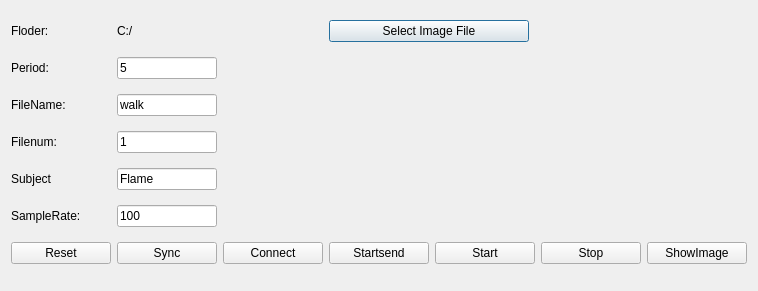
<?xml version="1.0" encoding="UTF-8"?>
<ui version="4.0">
 <class>Dialog</class>
 <widget class="QDialog" name="Dialog">
  <property name="geometry">
   <rect>
    <x>0</x>
    <y>0</y>
    <width>756</width>
    <height>291</height>
   </rect>
  </property>
  <property name="windowTitle">
   <string>Imu DAQ Programer</string>
  </property>
  <layout class="QGridLayout" name="gridLayout">
   <item row="0" column="0">
    <widget class="QLabel" name="label_7">
     <property name="minimumSize">
      <size>
       <width>100</width>
       <height>0</height>
      </size>
     </property>
     <property name="maximumSize">
      <size>
       <width>50</width>
       <height>16777215</height>
      </size>
     </property>
     <property name="text">
      <string>Floder:</string>
     </property>
    </widget>
   </item>
   <item row="0" column="1" colspan="2">
    <widget class="QLabel" name="Filelabel">
     <property name="minimumSize">
      <size>
       <width>200</width>
       <height>0</height>
      </size>
     </property>
     <property name="maximumSize">
      <size>
       <width>400</width>
       <height>16777215</height>
      </size>
     </property>
     <property name="text">
      <string>C:/</string>
     </property>
    </widget>
   </item>
   <item row="0" column="3" colspan="2">
    <widget class="QPushButton" name="SelectpushButton">
     <property name="minimumSize">
      <size>
       <width>200</width>
       <height>20</height>
      </size>
     </property>
     <property name="maximumSize">
      <size>
       <width>150</width>
       <height>16777215</height>
      </size>
     </property>
     <property name="text">
      <string>Select Image File</string>
     </property>
    </widget>
   </item>
   <item row="1" column="0">
    <widget class="QLabel" name="label">
     <property name="minimumSize">
      <size>
       <width>100</width>
       <height>0</height>
      </size>
     </property>
     <property name="maximumSize">
      <size>
       <width>16777215</width>
       <height>16777215</height>
      </size>
     </property>
     <property name="text">
      <string>Period:</string>
     </property>
    </widget>
   </item>
   <item row="1" column="1">
    <widget class="QLineEdit" name="PeriodlineEdit">
     <property name="sizePolicy">
      <sizepolicy hsizetype="Fixed" vsizetype="Fixed">
       <horstretch>0</horstretch>
       <verstretch>0</verstretch>
      </sizepolicy>
     </property>
     <property name="minimumSize">
      <size>
       <width>100</width>
       <height>20</height>
      </size>
     </property>
     <property name="maximumSize">
      <size>
       <width>100</width>
       <height>16777215</height>
      </size>
     </property>
     <property name="text">
      <string>5</string>
     </property>
    </widget>
   </item>
   <item row="2" column="0">
    <widget class="QLabel" name="label_2">
     <property name="minimumSize">
      <size>
       <width>100</width>
       <height>0</height>
      </size>
     </property>
     <property name="text">
      <string>FileName:</string>
     </property>
    </widget>
   </item>
   <item row="2" column="1">
    <widget class="QLineEdit" name="NamelineEdit">
     <property name="minimumSize">
      <size>
       <width>100</width>
       <height>20</height>
      </size>
     </property>
     <property name="maximumSize">
      <size>
       <width>100</width>
       <height>16777215</height>
      </size>
     </property>
     <property name="text">
      <string>walk</string>
     </property>
    </widget>
   </item>
   <item row="3" column="0">
    <widget class="QLabel" name="label_3">
     <property name="minimumSize">
      <size>
       <width>100</width>
       <height>0</height>
      </size>
     </property>
     <property name="text">
      <string>Filenum:</string>
     </property>
    </widget>
   </item>
   <item row="3" column="1">
    <widget class="QLineEdit" name="FilenumlineEdit">
     <property name="minimumSize">
      <size>
       <width>100</width>
       <height>20</height>
      </size>
     </property>
     <property name="maximumSize">
      <size>
       <width>100</width>
       <height>16777215</height>
      </size>
     </property>
     <property name="text">
      <string>1</string>
     </property>
    </widget>
   </item>
   <item row="4" column="0">
    <widget class="QLabel" name="label_5">
     <property name="minimumSize">
      <size>
       <width>100</width>
       <height>0</height>
      </size>
     </property>
     <property name="text">
      <string>Subject</string>
     </property>
    </widget>
   </item>
   <item row="4" column="1">
    <widget class="QLineEdit" name="SubjectlineEdit">
     <property name="sizePolicy">
      <sizepolicy hsizetype="Fixed" vsizetype="Fixed">
       <horstretch>0</horstretch>
       <verstretch>0</verstretch>
      </sizepolicy>
     </property>
     <property name="minimumSize">
      <size>
       <width>100</width>
       <height>20</height>
      </size>
     </property>
     <property name="maximumSize">
      <size>
       <width>100</width>
       <height>16777215</height>
      </size>
     </property>
     <property name="text">
      <string>Flame</string>
     </property>
    </widget>
   </item>
   <item row="5" column="0">
    <widget class="QLabel" name="label_4">
     <property name="minimumSize">
      <size>
       <width>100</width>
       <height>0</height>
      </size>
     </property>
     <property name="text">
      <string>SampleRate:</string>
     </property>
    </widget>
   </item>
   <item row="5" column="1">
    <widget class="QLineEdit" name="SamplelineEdit">
     <property name="minimumSize">
      <size>
       <width>100</width>
       <height>20</height>
      </size>
     </property>
     <property name="maximumSize">
      <size>
       <width>100</width>
       <height>16777215</height>
      </size>
     </property>
     <property name="text">
      <string>100</string>
     </property>
    </widget>
   </item>
   <item row="6" column="0">
    <widget class="QPushButton" name="ResetpushButton">
     <property name="minimumSize">
      <size>
       <width>100</width>
       <height>20</height>
      </size>
     </property>
     <property name="text">
      <string>Reset</string>
     </property>
    </widget>
   </item>
   <item row="6" column="1">
    <widget class="QPushButton" name="SyncpushButton">
     <property name="minimumSize">
      <size>
       <width>100</width>
       <height>20</height>
      </size>
     </property>
     <property name="text">
      <string>Sync</string>
     </property>
    </widget>
   </item>
   <item row="6" column="2">
    <widget class="QPushButton" name="ConnectpushButton">
     <property name="minimumSize">
      <size>
       <width>100</width>
       <height>20</height>
      </size>
     </property>
     <property name="text">
      <string>Connect</string>
     </property>
    </widget>
   </item>
   <item row="6" column="3">
    <widget class="QPushButton" name="StartsendpushButton">
     <property name="minimumSize">
      <size>
       <width>100</width>
       <height>20</height>
      </size>
     </property>
     <property name="text">
      <string>Startsend</string>
     </property>
    </widget>
   </item>
   <item row="6" column="4">
    <widget class="QPushButton" name="ActivepushButton">
     <property name="minimumSize">
      <size>
       <width>100</width>
       <height>20</height>
      </size>
     </property>
     <property name="text">
      <string>Start</string>
     </property>
    </widget>
   </item>
   <item row="6" column="5">
    <widget class="QPushButton" name="StoppushButton">
     <property name="minimumSize">
      <size>
       <width>100</width>
       <height>20</height>
      </size>
     </property>
     <property name="text">
      <string>Stop</string>
     </property>
    </widget>
   </item>
   <item row="6" column="6">
    <widget class="QPushButton" name="ShowImagepushButton">
     <property name="minimumSize">
      <size>
       <width>100</width>
       <height>20</height>
      </size>
     </property>
     <property name="text">
      <string>ShowImage</string>
     </property>
    </widget>
   </item>
  </layout>
 </widget>
 <resources/>
 <connections/>
</ui>
